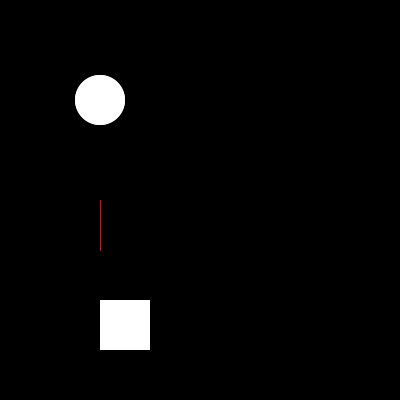
Frame 1 (no input)
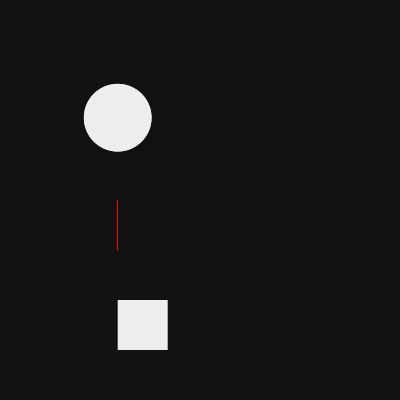
Frame 60 (the mouse pressed at the canvas centre just before this capture)
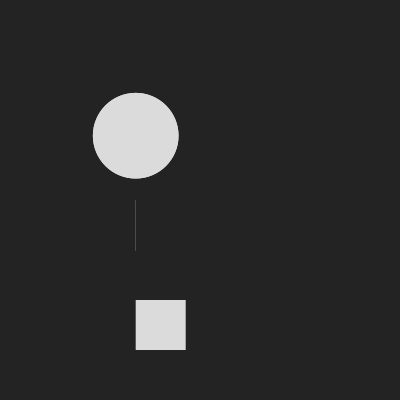
Frame 120 (the mouse held since frame 60 and released just before this capture)

The Processing sketch that drew these frames (run headless with seeded random() and noise(); from frame 60 on, the mouse is pressed at the canvas centre):

// Processing sketch: sketch2
// ── sketch2.pde



float posx = 100;
float posy = 100;
float colorR = 0;
float colorEllipse = 255;
float tamanoEllipse = 50;

//decimales 10^6 tiene decimales
float velocidad = 0.3;


void setup()
{
size(400,400);
}



void draw()
{
  
  background(colorR,colorR,colorR);
  
  noStroke();
  fill(colorEllipse, colorEllipse, colorEllipse);
  ellipse(posx,posy,tamanoEllipse,tamanoEllipse);
  ellipse(posx,posy,tamanoEllipse,tamanoEllipse);
  rect(posx, 300,50,50);
  
  stroke(255,0,0);
  line(posx, 200,posx,250);
  
  //posicion mas la velocidad
  posx = posx + velocidad;
  posy = posy + velocidad;
  
  colorR = colorR + velocidad;
  colorEllipse = colorEllipse - velocidad;
  tamanoEllipse = tamanoEllipse + velocidad;
  
  
  //<> == igual
  if(posx > 200) {
    posx = 0;
  }
  
  println(tamanoEllipse);
}
